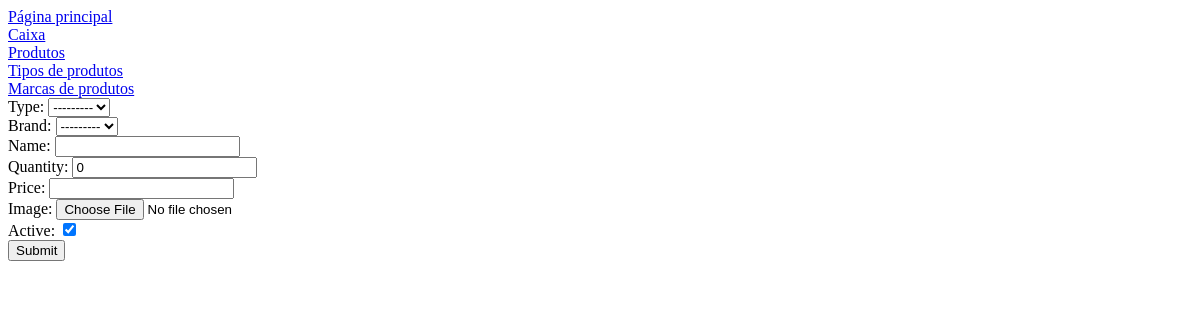
/estoque/produtos/create/, run on an earlier commit of the app's database.
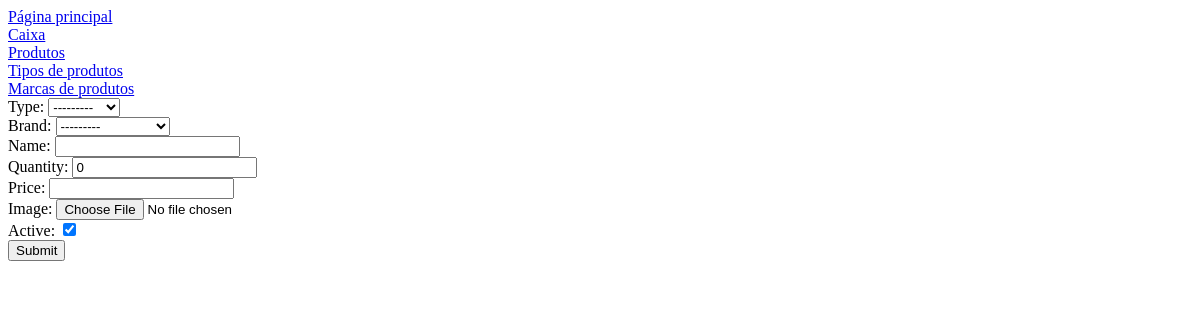
And on a later commit of the database.
### gestao_estoque/models.py (models this page shows)
class TipoProduto(models.Model):
    type = models.CharField(max_length=50, unique=True)
    image = models.ImageField(upload_to='tipos/', null=True, blank=True)
    def __str__(self):
        return self.type

class MarcaProduto(models.Model):
    brand = models.CharField(max_length=50, unique=True)
    def __str__(self):
        return self.brand

### gestao_estoque/views.py (the view)
# urls.py: path('produtos/create/', ProdutosCreateView.as_view(), name='produto-create'),
class ProdutosCreateView(CreateView):
    model = Produto
    fields = '__all__'
    template_name = 'gestao_estoque/produto_create.html'
    success_url = reverse_lazy('produtos')

### gestao_estoque/templates/gestao_estoque/produto_create.html (shortened to what this page needs)
{% extends "app/base.html" %}
{% load static %}
{% block main%}
    <form method="POST">
        {{ form }}
        <input type="submit">
    </form>
{% endblock %}

What changed in the data, as far as the page shows it:
added TipoProduto: type "---------"
added MarcaProduto: brand "---------"
Also different on the page:
form field type: "---------" → (not shown)
form field brand: "---------" → (not shown)
